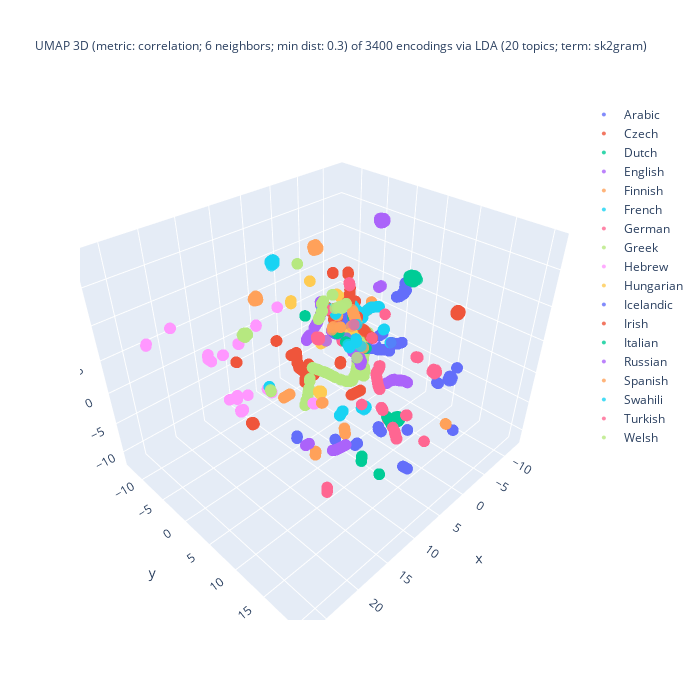

Notebook code for this chart:
### Code cell
%%capture --no-display

## Plotlyを使って UMAP の結果の可視化 (3D)
import plotly.graph_objects as go
import numpy as np

## 色分けの単位を選択
if color_lang_family:
    colored_var = 'family'
else:
    colored_var = 'language'

## umap_df を作成
X = zip(doc_UMAP_3d[:,0], doc_UMAP_3d[:,1], doc_UMAP_3d[:,2],
        doc_fit_df[colored_var], doc_fit_df[doc_type]) # zip(..)が必要
umap_df = pd.DataFrame(X, columns = ['D1', 'D2', 'D3', colored_var, doc_type])

## draw
fig = go.Figure()
for lang_name in sorted(set(umap_df[colored_var])):
    # set marker size of the target domain
    traced = umap_df[ umap_df['language'] == lang_name ]
    fig.add_trace(
        go.Scatter3d(
            x = traced['D1'], y = traced['D2'], z = traced['D3'],
            name = lang_name.title(),
            mode = 'markers',
            marker = dict(size = 4, opacity = 0.8),
            marker_colorscale = color_palette, # worked??
            showlegend = True
        )
    )

## 3D 散布図にラベルを追加する処理は未実装
df_size = len(umap_df)
## title_header
title_header = f"UMAP 3D (metric: {umap_metric}; {umap_n_neighbors} neighbors; min dist: {umap_min_dist}) of {df_size} encodings via\n"
## title_body
if use_FastText:
    if use_LDA:
        title_body = f"LDA ({n_topics} topics; term:0 {lda_term_type}) x FastText ({ft_n_dims} dims; term: {ft_term_type}; window: {ft_window_size})"
    else:
        title_body = f"FastText ({ft_n_dims} dims; term: {ft_term_type}; window: {ft_window_size})"
else:
    title_body = f"LDA ({n_topics} topics; term: {lda_term_type})"
#
title_val = title_header + title_body
fig.update_layout(title = dict(text = title_val, font_size = 12), autosize = False, width = 700, height = 700)
fig.show()

### Figure 1 — Plotly figure (JSON) as saved in the notebook; plotly's stock layout.template omitted (floating-point values rounded to 4 significant figures; data arrays with more than 128 entries replaced by an {"elided": "..."} marker saying what was removed)
{"data": [{"marker": {"colorscale": [[0, "#2E91E5"], [0.04348, "#E15F99"], [0.08696, "#1CA71C"], [0.1304, "#FB0D0D"], [0.1739, "#DA16FF"], [0.2174, "#222A2A"], [0.2609, "#B68100"], [0.3043, "#750D86"], [0.3478, "#EB663B"], [0.3913, "#511CFB"], [0.4348, "#00A08B"], [0.4783, "#FB00D1"], [0.5217, "#FC0080"], [0.5652, "#B2828D"], [0.6087, "#6C7C32"], [0.6522, "#778AAE"], [0.6957, "#862A16"], [0.7391, "#A777F1"], [0.7826, "#620042"], [0.8261, "#1616A7"], [0.8696, "#DA60CA"], [0.913, "#6C4516"], [0.9565, "#0D2A63"], [1, "#AF0038"]], "opacity": 0.8, "size": 4}, "mode": "markers", "name": "Arabic", "showlegend": true, "type": "scatter3d", "x": {"elided": "205 float values"}, "y": {"elided": "205 float values"}, "z": {"elided": "205 float values"}}, {"marker": {"colorscale": [[0, "#2E91E5"], [0.04348, "#E15F99"], [0.08696, "#1CA71C"], [0.1304, "#FB0D0D"], [0.1739, "#DA16FF"], [0.2174, "#222A2A"], [0.2609, "#B68100"], [0.3043, "#750D86"], [0.3478, "#EB663B"], [0.3913, "#511CFB"], [0.4348, "#00A08B"], [0.4783, "#FB00D1"], [0.5217, "#FC0080"], [0.5652, "#B2828D"], [0.6087, "#6C7C32"], [0.6522, "#778AAE"], [0.6957, "#862A16"], [0.7391, "#A777F1"], [0.7826, "#620042"], [0.8261, "#1616A7"], [0.8696, "#DA60CA"], [0.913, "#6C4516"], [0.9565, "#0D2A63"], [1, "#AF0038"]], "opacity": 0.8, "size": 4}, "mode": "markers", "name": "Czech", "showlegend": true, "type": "scatter3d", "x": {"elided": "184 float values"}, "y": {"elided": "184 float values"}, "z": {"elided": "184 float values"}}, {"marker": {"colorscale": [[0, "#2E91E5"], [0.04348, "#E15F99"], [0.08696, "#1CA71C"], [0.1304, "#FB0D0D"], [0.1739, "#DA16FF"], [0.2174, "#222A2A"], [0.2609, "#B68100"], [0.3043, "#750D86"], [0.3478, "#EB663B"], [0.3913, "#511CFB"], [0.4348, "#00A08B"], [0.4783, "#FB00D1"], [0.5217, "#FC0080"], [0.5652, "#B2828D"], [0.6087, "#6C7C32"], [0.6522, "#778AAE"], [0.6957, "#862A16"], [0.7391, "#A777F1"], [0.7826, "#620042"], [0.8261, "#1616A7"], [0.8696, "#DA60CA"], [0.913, "#6C4516"], [0.9565, "#0D2A63"], [1, "#AF0038"]], "opacity": 0.8, "size": 4}, "mode": "markers", "name": "Dutch", "showlegend": true, "type": "scatter3d", "x": {"elided": "195 float values"}, "y": {"elided": "195 float values"}, "z": {"elided": "195 float values"}}, {"marker": {"colorscale": [[0, "#2E91E5"], [0.04348, "#E15F99"], [0.08696, "#1CA71C"], [0.1304, "#FB0D0D"], [0.1739, "#DA16FF"], [0.2174, "#222A2A"], [0.2609, "#B68100"], [0.3043, "#750D86"], [0.3478, "#EB663B"], [0.3913, "#511CFB"], [0.4348, "#00A08B"], [0.4783, "#FB00D1"], [0.5217, "#FC0080"], [0.5652, "#B2828D"], [0.6087, "#6C7C32"], [0.6522, "#778AAE"], [0.6957, "#862A16"], [0.7391, "#A777F1"], [0.7826, "#620042"], [0.8261, "#1616A7"], [0.8696, "#DA60CA"], [0.913, "#6C4516"], [0.9565, "#0D2A63"], [1, "#AF0038"]], "opacity": 0.8, "size": 4}, "mode": "markers", "name": "English", "showlegend": true, "type": "scatter3d", "x": {"elided": "193 float values"}, "y": {"elided": "193 float values"}, "z": {"elided": "193 float values"}}, {"marker": {"colorscale": [[0, "#2E91E5"], [0.04348, "#E15F99"], [0.08696, "#1CA71C"], [0.1304, "#FB0D0D"], [0.1739, "#DA16FF"], [0.2174, "#222A2A"], [0.2609, "#B68100"], [0.3043, "#750D86"], [0.3478, "#EB663B"], [0.3913, "#511CFB"], [0.4348, "#00A08B"], [0.4783, "#FB00D1"], [0.5217, "#FC0080"], [0.5652, "#B2828D"], [0.6087, "#6C7C32"], [0.6522, "#778AAE"], [0.6957, "#862A16"], [0.7391, "#A777F1"], [0.7826, "#620042"], [0.8261, "#1616A7"], [0.8696, "#DA60CA"], [0.913, "#6C4516"], [0.9565, "#0D2A63"], [1, "#AF0038"]], "opacity": 0.8, "size": 4}, "mode": "markers", "name": "Finnish", "showlegend": true, "type": "scatter3d", "x": {"elided": "180 float values"}, "y": {"elided": "180 float values"}, "z": {"elided": "180 float values"}}, {"marker": {"colorscale": [[0, "#2E91E5"], [0.04348, "#E15F99"], [0.08696, "#1CA71C"], [0.1304, "#FB0D0D"], [0.1739, "#DA16FF"], [0.2174, "#222A2A"], [0.2609, "#B68100"], [0.3043, "#750D86"], [0.3478, "#EB663B"], [0.3913, "#511CFB"], [0.4348, "#00A08B"], [0.4783, "#FB00D1"], [0.5217, "#FC0080"], [0.5652, "#B2828D"], [0.6087, "#6C7C32"], [0.6522, "#778AAE"], [0.6957, "#862A16"], [0.7391, "#A777F1"], [0.7826, "#620042"], [0.8261, "#1616A7"], [0.8696, "#DA60CA"], [0.913, "#6C4516"], [0.9565, "#0D2A63"], [1, "#AF0038"]], "opacity": 0.8, "size": 4}, "mode": "markers", "name": "French", "showlegend": true, "type": "scatter3d", "x": {"elided": "190 float values"}, "y": {"elided": "190 float values"}, "z": {"elided": "190 float values"}}, {"marker": {"colorscale": [[0, "#2E91E5"], [0.04348, "#E15F99"], [0.08696, "#1CA71C"], [0.1304, "#FB0D0D"], [0.1739, "#DA16FF"], [0.2174, "#222A2A"], [0.2609, "#B68100"], [0.3043, "#750D86"], [0.3478, "#EB663B"], [0.3913, "#511CFB"], [0.4348, "#00A08B"], [0.4783, "#FB00D1"], [0.5217, "#FC0080"], [0.5652, "#B2828D"], [0.6087, "#6C7C32"], [0.6522, "#778AAE"], [0.6957, "#862A16"], [0.7391, "#A777F1"], [0.7826, "#620042"], [0.8261, "#1616A7"], [0.8696, "#DA60CA"], [0.913, "#6C4516"], [0.9565, "#0D2A63"], [1, "#AF0038"]], "opacity": 0.8, "size": 4}, "mode": "markers", "name": "German", "showlegend": true, "type": "scatter3d", "x": {"elided": "146 float values"}, "y": {"elided": "146 float values"}, "z": {"elided": "146 float values"}}, {"marker": {"colorscale": [[0, "#2E91E5"], [0.04348, "#E15F99"], [0.08696, "#1CA71C"], [0.1304, "#FB0D0D"], [0.1739, "#DA16FF"], [0.2174, "#222A2A"], [0.2609, "#B68100"], [0.3043, "#750D86"], [0.3478, "#EB663B"], [0.3913, "#511CFB"], [0.4348, "#00A08B"], [0.4783, "#FB00D1"], [0.5217, "#FC0080"], [0.5652, "#B2828D"], [0.6087, "#6C7C32"], [0.6522, "#778AAE"], [0.6957, "#862A16"], [0.7391, "#A777F1"], [0.7826, "#620042"], [0.8261, "#1616A7"], [0.8696, "#DA60CA"], [0.913, "#6C4516"], [0.9565, "#0D2A63"], [1, "#AF0038"]], "opacity": 0.8, "size": 4}, "mode": "markers", "name": "Greek", "showlegend": true, "type": "scatter3d", "x": {"elided": "193 float values"}, "y": {"elided": "193 float values"}, "z": {"elided": "193 float values"}}, {"marker": {"colorscale": [[0, "#2E91E5"], [0.04348, "#E15F99"], [0.08696, "#1CA71C"], [0.1304, "#FB0D0D"], [0.1739, "#DA16FF"], [0.2174, "#222A2A"], [0.2609, "#B68100"], [0.3043, "#750D86"], [0.3478, "#EB663B"], [0.3913, "#511CFB"], [0.4348, "#00A08B"], [0.4783, "#FB00D1"], [0.5217, "#FC0080"], [0.5652, "#B2828D"], [0.6087, "#6C7C32"], [0.6522, "#778AAE"], [0.6957, "#862A16"], [0.7391, "#A777F1"], [0.7826, "#620042"], [0.8261, "#1616A7"], [0.8696, "#DA60CA"], [0.913, "#6C4516"], [0.9565, "#0D2A63"], [1, "#AF0038"]], "opacity": 0.8, "size": 4}, "mode": "markers", "name": "Hebrew", "showlegend": true, "type": "scatter3d", "x": {"elided": "212 float values"}, "y": {"elided": "212 float values"}, "z": {"elided": "212 float values"}}, {"marker": {"colorscale": [[0, "#2E91E5"], [0.04348, "#E15F99"], [0.08696, "#1CA71C"], [0.1304, "#FB0D0D"], [0.1739, "#DA16FF"], [0.2174, "#222A2A"], [0.2609, "#B68100"], [0.3043, "#750D86"], [0.3478, "#EB663B"], [0.3913, "#511CFB"], [0.4348, "#00A08B"], [0.4783, "#FB00D1"], [0.5217, "#FC0080"], [0.5652, "#B2828D"], [0.6087, "#6C7C32"], [0.6522, "#778AAE"], [0.6957, "#862A16"], [0.7391, "#A777F1"], [0.7826, "#620042"], [0.8261, "#1616A7"], [0.8696, "#DA60CA"], [0.913, "#6C4516"], [0.9565, "#0D2A63"], [1, "#AF0038"]], "opacity": 0.8, "size": 4}, "mode": "markers", "name": "Hungarian", "showlegend": true, "type": "scatter3d", "x": {"elided": "195 float values"}, "y": {"elided": "195 float values"}, "z": {"elided": "195 float values"}}, {"marker": {"colorscale": [[0, "#2E91E5"], [0.04348, "#E15F99"], [0.08696, "#1CA71C"], [0.1304, "#FB0D0D"], [0.1739, "#DA16FF"], [0.2174, "#222A2A"], [0.2609, "#B68100"], [0.3043, "#750D86"], [0.3478, "#EB663B"], [0.3913, "#511CFB"], [0.4348, "#00A08B"], [0.4783, "#FB00D1"], [0.5217, "#FC0080"], [0.5652, "#B2828D"], [0.6087, "#6C7C32"], [0.6522, "#778AAE"], [0.6957, "#862A16"], [0.7391, "#A777F1"], [0.7826, "#620042"], [0.8261, "#1616A7"], [0.8696, "#DA60CA"], [0.913, "#6C4516"], [0.9565, "#0D2A63"], [1, "#AF0038"]], "opacity": 0.8, "size": 4}, "mode": "markers", "name": "Icelandic", "showlegend": true, "type": "scatter3d", "x": {"elided": "170 float values"}, "y": {"elided": "170 float values"}, "z": {"elided": "170 float values"}}, {"marker": {"colorscale": [[0, "#2E91E5"], [0.04348, "#E15F99"], [0.08696, "#1CA71C"], [0.1304, "#FB0D0D"], [0.1739, "#DA16FF"], [0.2174, "#222A2A"], [0.2609, "#B68100"], [0.3043, "#750D86"], [0.3478, "#EB663B"], [0.3913, "#511CFB"], [0.4348, "#00A08B"], [0.4783, "#FB00D1"], [0.5217, "#FC0080"], [0.5652, "#B2828D"], [0.6087, "#6C7C32"], [0.6522, "#778AAE"], [0.6957, "#862A16"], [0.7391, "#A777F1"], [0.7826, "#620042"], [0.8261, "#1616A7"], [0.8696, "#DA60CA"], [0.913, "#6C4516"], [0.9565, "#0D2A63"], [1, "#AF0038"]], "opacity": 0.8, "size": 4}, "mode": "markers", "name": "Irish", "showlegend": true, "type": "scatter3d", "x": {"elided": "203 float values"}, "y": {"elided": "203 float values"}, "z": {"elided": "203 float values"}}, {"marker": {"colorscale": [[0, "#2E91E5"], [0.04348, "#E15F99"], [0.08696, "#1CA71C"], [0.1304, "#FB0D0D"], [0.1739, "#DA16FF"], [0.2174, "#222A2A"], [0.2609, "#B68100"], [0.3043, "#750D86"], [0.3478, "#EB663B"], [0.3913, "#511CFB"], [0.4348, "#00A08B"], [0.4783, "#FB00D1"], [0.5217, "#FC0080"], [0.5652, "#B2828D"], [0.6087, "#6C7C32"], [0.6522, "#778AAE"], [0.6957, "#862A16"], [0.7391, "#A777F1"], [0.7826, "#620042"], [0.8261, "#1616A7"], [0.8696, "#DA60CA"], [0.913, "#6C4516"], [0.9565, "#0D2A63"], [1, "#AF0038"]], "opacity": 0.8, "size": 4}, "mode": "markers", "name": "Italian", "showlegend": true, "type": "scatter3d", "x": {"elided": "209 float values"}, "y": {"elided": "209 float values"}, "z": {"elided": "209 float values"}}, {"marker": {"colorscale": [[0, "#2E91E5"], [0.04348, "#E15F99"], [0.08696, "#1CA71C"], [0.1304, "#FB0D0D"], [0.1739, "#DA16FF"], [0.2174, "#222A2A"], [0.2609, "#B68100"], [0.3043, "#750D86"], [0.3478, "#EB663B"], [0.3913, "#511CFB"], [0.4348, "#00A08B"], [0.4783, "#FB00D1"], [0.5217, "#FC0080"], [0.5652, "#B2828D"], [0.6087, "#6C7C32"], [0.6522, "#778AAE"], [0.6957, "#862A16"], [0.7391, "#A777F1"], [0.7826, "#620042"], [0.8261, "#1616A7"], [0.8696, "#DA60CA"], [0.913, "#6C4516"], [0.9565, "#0D2A63"], [1, "#AF0038"]], "opacity": 0.8, "size": 4}, "mode": "markers", "name": "Russian", "showlegend": true, "type": "scatter3d", "x": {"elided": "188 float values"}, "y": {"elided": "188 float values"}, "z": {"elided": "188 float values"}}, {"marker": {"colorscale": [[0, "#2E91E5"], [0.04348, "#E15F99"], [0.08696, "#1CA71C"], [0.1304, "#FB0D0D"], [0.1739, "#DA16FF"], [0.2174, "#222A2A"], [0.2609, "#B68100"], [0.3043, "#750D86"], [0.3478, "#EB663B"], [0.3913, "#511CFB"], [0.4348, "#00A08B"], [0.4783, "#FB00D1"], [0.5217, "#FC0080"], [0.5652, "#B2828D"], [0.6087, "#6C7C32"], [0.6522, "#778AAE"], [0.6957, "#862A16"], [0.7391, "#A777F1"], [0.7826, "#620042"], [0.8261, "#1616A7"], [0.8696, "#DA60CA"], [0.913, "#6C4516"], [0.9565, "#0D2A63"], [1, "#AF0038"]], "opacity": 0.8, "size": 4}, "mode": "markers", "name": "Spanish", "showlegend": true, "type": "scatter3d", "x": {"elided": "209 float values"}, "y": {"elided": "209 float values"}, "z": {"elided": "209 float values"}}, {"marker": {"colorscale": [[0, "#2E91E5"], [0.04348, "#E15F99"], [0.08696, "#1CA71C"], [0.1304, "#FB0D0D"], [0.1739, "#DA16FF"], [0.2174, "#222A2A"], [0.2609, "#B68100"], [0.3043, "#750D86"], [0.3478, "#EB663B"], [0.3913, "#511CFB"], [0.4348, "#00A08B"], [0.4783, "#FB00D1"], [0.5217, "#FC0080"], [0.5652, "#B2828D"], [0.6087, "#6C7C32"], [0.6522, "#778AAE"], [0.6957, "#862A16"], [0.7391, "#A777F1"], [0.7826, "#620042"], [0.8261, "#1616A7"], [0.8696, "#DA60CA"], [0.913, "#6C4516"], [0.9565, "#0D2A63"], [1, "#AF0038"]], "opacity": 0.8, "size": 4}, "mode": "markers", "name": "Swahili", "showlegend": true, "type": "scatter3d", "x": {"elided": "147 float values"}, "y": {"elided": "147 float values"}, "z": {"elided": "147 float values"}}, {"marker": {"colorscale": [[0, "#2E91E5"], [0.04348, "#E15F99"], [0.08696, "#1CA71C"], [0.1304, "#FB0D0D"], [0.1739, "#DA16FF"], [0.2174, "#222A2A"], [0.2609, "#B68100"], [0.3043, "#750D86"], [0.3478, "#EB663B"], [0.3913, "#511CFB"], [0.4348, "#00A08B"], [0.4783, "#FB00D1"], [0.5217, "#FC0080"], [0.5652, "#B2828D"], [0.6087, "#6C7C32"], [0.6522, "#778AAE"], [0.6957, "#862A16"], [0.7391, "#A777F1"], [0.7826, "#620042"], [0.8261, "#1616A7"], [0.8696, "#DA60CA"], [0.913, "#6C4516"], [0.9565, "#0D2A63"], [1, "#AF0038"]], "opacity": 0.8, "size": 4}, "mode": "markers", "name": "Turkish", "showlegend": true, "type": "scatter3d", "x": {"elided": "187 float values"}, "y": {"elided": "187 float values"}, "z": {"elided": "187 float values"}}, {"marker": {"colorscale": [[0, "#2E91E5"], [0.04348, "#E15F99"], [0.08696, "#1CA71C"], [0.1304, "#FB0D0D"], [0.1739, "#DA16FF"], [0.2174, "#222A2A"], [0.2609, "#B68100"], [0.3043, "#750D86"], [0.3478, "#EB663B"], [0.3913, "#511CFB"], [0.4348, "#00A08B"], [0.4783, "#FB00D1"], [0.5217, "#FC0080"], [0.5652, "#B2828D"], [0.6087, "#6C7C32"], [0.6522, "#778AAE"], [0.6957, "#862A16"], [0.7391, "#A777F1"], [0.7826, "#620042"], [0.8261, "#1616A7"], [0.8696, "#DA60CA"], [0.913, "#6C4516"], [0.9565, "#0D2A63"], [1, "#AF0038"]], "opacity": 0.8, "size": 4}, "mode": "markers", "name": "Welsh", "showlegend": true, "type": "scatter3d", "x": {"elided": "194 float values"}, "y": {"elided": "194 float values"}, "z": {"elided": "194 float values"}}], "layout": {"autosize": false, "height": 700, "title": {"font": {"size": 12}, "text": "UMAP 3D (metric: correlation; 6 neighbors; min dist: 0.3) of 3400 encodings via\nLDA (20 topics; term: sk2gram)"}, "width": 700}}
